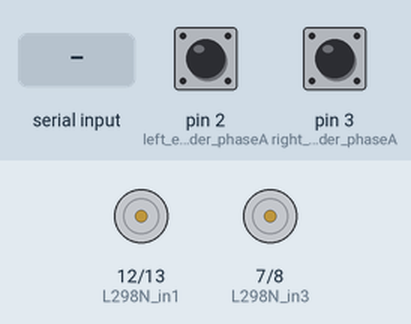
A sketch run on a simulated Arduino Uno, built with avr-gcc and run on an emulated ATmega328P. Shown: motor-driver pin pairs drawn as motors (green arrow = first pin HIGH = forward, orange = second pin HIGH = backward, longer = more drive, scaled by the enable pin). The inputs (shaded band) are chosen by the test bench; at power-on: pin 2 (left_encoder_phaseA) HIGH, pin 3 (right_encoder_phaseA) HIGH. What the sketch prints to the serial monitor is not drawn.

Above: at 1.2 s.
1.3 s: "A90\n" received over Serial
At 2.1 s:
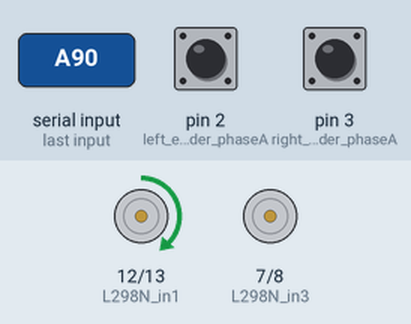
2.8 s: "A,45\n" received over Serial
At 3.2 s:
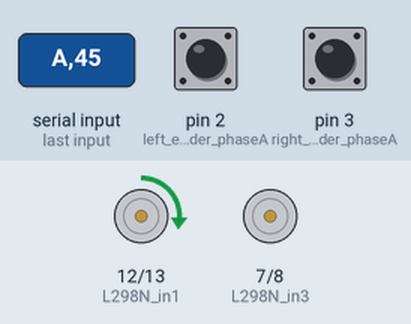
4.3 s: "B90\n" received over Serial
At 5.5 s:
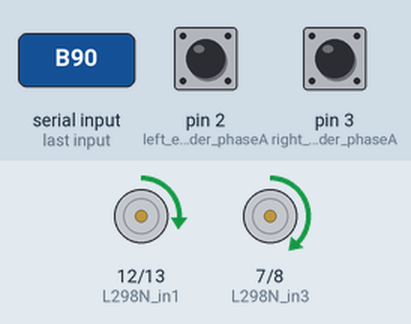
5.8 s: "A" received over Serial
At 7.4 s:
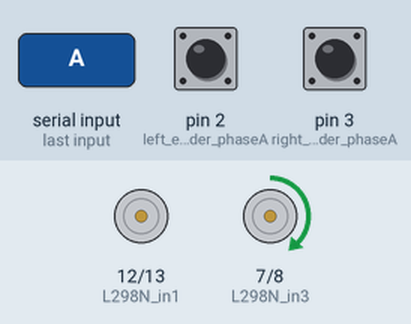
8.3 s: "B,45\n" received over Serial
At 8.6 s:
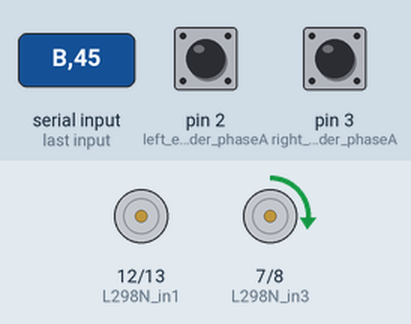
9.8 s: "B" received over Serial
At 11.7 s:
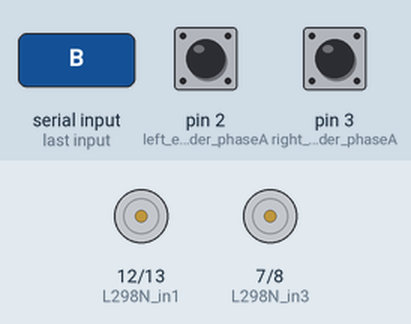
Timing chart, 0 to 13.2 s (numbered marks = the images above; inputs shaded):
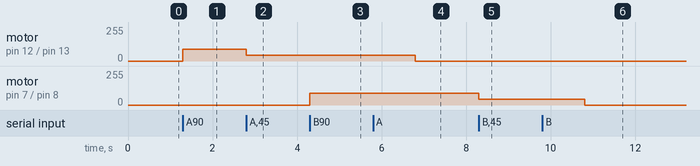

The sketch:

simple_encoder_reader.ino
```cpp
#define L298N_enA 9  // PWM (Motor A)
#define L298N_enB 11 // PWM (Motor B)
#define L298N_in4 8
#define L298N_in3 7
#define L298N_in2 13
#define L298N_in1 12

// Encoders
#define right_encoder_phaseA 3
#define right_encoder_phaseB 5
#define left_encoder_phaseA 2
#define left_encoder_phaseB 4

volatile unsigned int right_encoder_counter = 0;
volatile unsigned int left_encoder_counter = 0;

String right_encoder_sign = "p";
String left_encoder_sign = "p";

double right_wheel_meas_vel = 0.0;
double left_wheel_meas_vel = 0.0;

int speedA = 0;
int speedB = 0;

unsigned long lastTime = 0;

void setup() {
  pinMode(L298N_enA, OUTPUT);
  pinMode(L298N_enB, OUTPUT);
  pinMode(L298N_in1, OUTPUT);
  pinMode(L298N_in2, OUTPUT);
  pinMode(L298N_in3, OUTPUT);
  pinMode(L298N_in4, OUTPUT);

  Serial.begin(115200);

  pinMode(right_encoder_phaseB, INPUT);
  pinMode(left_encoder_phaseB, INPUT);

  attachInterrupt(digitalPinToInterrupt(right_encoder_phaseA), rightEncoderCallback, RISING);
  attachInterrupt(digitalPinToInterrupt(left_encoder_phaseA), leftEncoderCallback, RISING);

  lastTime = millis();
}

void loop() {
  handleSerial();

  // Update every 100 ms
  if (millis() - lastTime >= 100) {
    lastTime = millis();

    // Calculate velocity
    right_wheel_meas_vel = (10 * right_encoder_counter * (60.0 / 385.0)) * 0.10472;
    left_wheel_meas_vel  = (10 * left_encoder_counter  * (60.0 / 385.0)) * 0.10472;

    // Print both motors
    Serial.print("Right: ");
    Serial.print(right_encoder_sign);
    Serial.print(right_wheel_meas_vel);
    Serial.print(" | Left: ");
    Serial.print(left_encoder_sign);
    Serial.println(left_wheel_meas_vel);

    right_encoder_counter = 0;
    left_encoder_counter = 0;
  }

  // Apply motor speeds
  setMotorA(speedA);
  setMotorB(speedB);
}

// ================= SERIAL =================
void handleSerial() {
  if (Serial.available()) {
    char motor = Serial.read();  // A or B
    int value = Serial.parseInt();

    if (motor == 'A') {
      speedA = constrain(value, -255, 255);
    }
    else if (motor == 'B') {
      speedB = constrain(value, -255, 255);
    }
  }
}

// ================= MOTOR CONTROL =================
void setMotorA(int speed) {
  if (speed > 0) {
    digitalWrite(L298N_in1, HIGH);
    digitalWrite(L298N_in2, LOW);
    analogWrite(L298N_enA, speed);
  } else if (speed < 0) {
    digitalWrite(L298N_in1, LOW);
    digitalWrite(L298N_in2, HIGH);
    analogWrite(L298N_enA, -speed);
  } else {
    analogWrite(L298N_enA, 0);
  }
}

void setMotorB(int speed) {
  if (speed > 0) {
    digitalWrite(L298N_in3, HIGH);
    digitalWrite(L298N_in4, LOW);
    analogWrite(L298N_enB, speed);
  } else if (speed < 0) {
    digitalWrite(L298N_in3, LOW);
    digitalWrite(L298N_in4, HIGH);
    analogWrite(L298N_enB, -speed);
  } else {
    analogWrite(L298N_enB, 0);
  }
}

// ================= ENCODERS =================
void rightEncoderCallback() {
  if (digitalRead(right_encoder_phaseB) == HIGH)
    right_encoder_sign = "p";
  else
    right_encoder_sign = "n";

  right_encoder_counter++;
}

void leftEncoderCallback() {
  if (digitalRead(left_encoder_phaseB) == HIGH)
    left_encoder_sign = "p";
  else
    left_encoder_sign = "n";

  left_encoder_counter++;
}
```

Measured:
- after the input at 1.3 s, motor on pin 12 (L298N_in1) / pin 13 (L298N_in2): stopped → forward 90/255 at once
- after the input at 2.8 s, motor on pin 12 (L298N_in1) / pin 13 (L298N_in2): forward 90/255 → forward 45/255 at once
- after the input at 4.3 s, motor on pin 7 (L298N_in3) / pin 8 (L298N_in4): stopped → forward 90/255 at once
- after the input at 5.8 s, motor on pin 12 (L298N_in1) / pin 13 (L298N_in2): forward 45/255 → stopped after 1.0 s
- after the input at 8.3 s, motor on pin 7 (L298N_in3) / pin 8 (L298N_in4): forward 90/255 → forward 45/255 at once
- after the input at 9.8 s, motor on pin 7 (L298N_in3) / pin 8 (L298N_in4): forward 45/255 → stopped after 1.0 s
